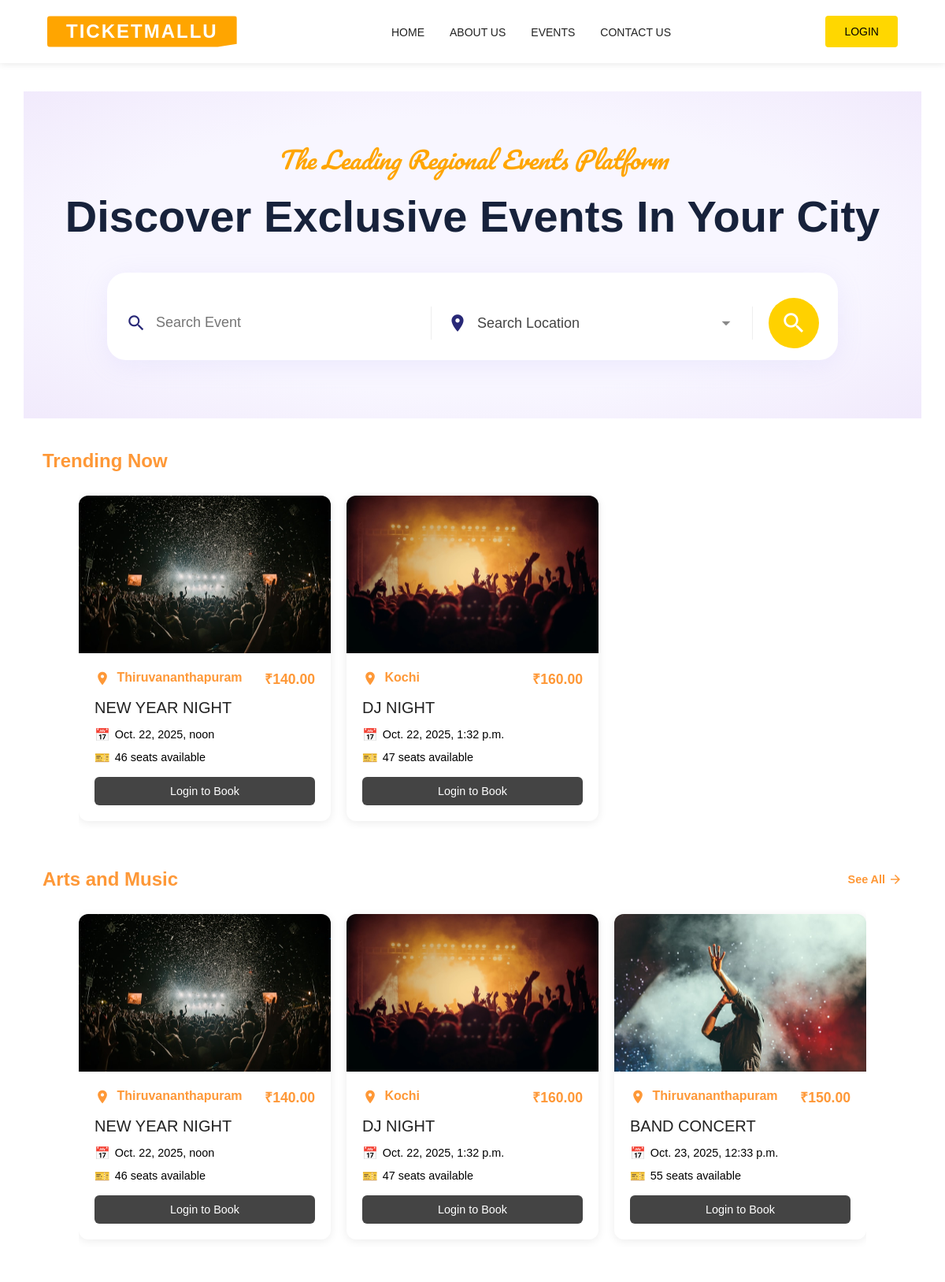
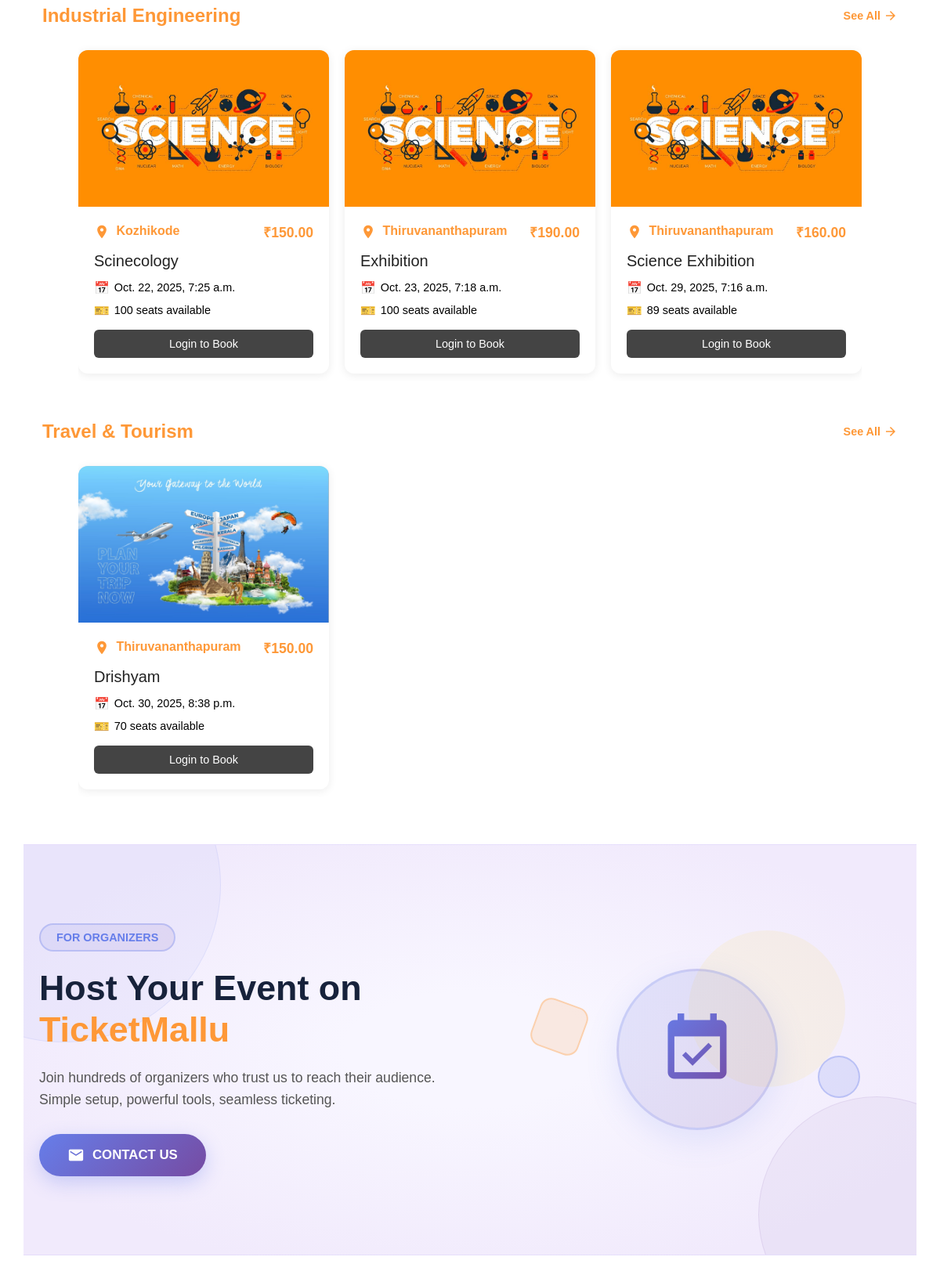
The page / (upper part) on the database its author committed (2 pictures, top to bottom).
### myapp/models.py (models this page shows, shortened)
class Event(models.Model):
    CATEGORY_CHOICES = [
        ('music', 'Arts and Music'),
        ('industrial', 'Industrial Engineering'),
        ('health', 'Health & Wellness'),
        ('education', 'Education & Training'),
        ('travel', 'Travel & Tourism'),
        ('sports', 'Sports & Travel'),
    ]
    title = models.CharField(max_length=255)
    date = models.DateTimeField()
    location = models.CharField(max_length=255)
    total_seats = models.PositiveIntegerField()
    available_seats = models.PositiveIntegerField()
    price = models.DecimalField(max_digits=10, decimal_places=2, default=0)
    category = models.CharField(max_length=50, choices=CATEGORY_CHOICES, default='music')  # ✅ ADD THIS
    image = models.ImageField(upload_to='event_images/', blank=True, null=True)

### myapp/views.py (the view)
# urls.py: path('', views.EventListView.as_view(), name='event-list'),
class EventListView(APIView):
    renderer_classes = [TemplateHTMLRenderer]
    template_name = 'event_list.html'
    def get(self, request):
        query = request.GET.get('q', '')
        date_filter = request.GET.get('date', '')
        location_filter = request.GET.get('location', '')
        events = Event.objects.all().order_by('date')
        if query:
            events = events.filter(Q(title__icontains=query) | Q(location__icontains=query))
        if date_filter:
            events = events.filter(date__date=date_filter)
        if location_filter:
            events = events.filter(location__iexact=location_filter)
        for event in events:
            booked_count = Seat.objects.filter(booking__event=event).count()
            event.available_seats = event.total_seats - booked_count
        MINIMUM_BOOKINGS = 5  # BOOKING LOGIC 1 -- WORING MODE , mimum to percentage ratio used here
        MINIMUM_BOOKING_PERCENTAGE = 20
        all_events_with_bookings = Event.objects.annotate(
            booking_count=Count('booking')
        ).filter(booking_count__gte=MINIMUM_BOOKINGS)
        if location_filter:
            all_events_with_bookings = all_events_with_bookings.filter(location__iexact=location_filter)
        trending_events = []
        for event in all_events_with_bookings:
            booked_count = Seat.objects.filter(booking__event=event).count()
            available = event.total_seats - booked_count
            booking_percentage = (booked_count / event.total_seats) * 100
            if available > 0 and booking_percentage >= MINIMUM_BOOKING_PERCENTAGE:
                event.available_seats = available
                event.booking_count = booked_count
                event.booking_percentage = booking_percentage
                trending_events.append(event)
        trending_events = sorted(
            trending_events,
            key=lambda e: (e.booking_percentage, e.booking_count),
            reverse=True
        )[:6]
        categorized_events = {}
        for choice_value, choice_label in Event.CATEGORY_CHOICES:
            category_events = events.filter(category=choice_value)
            if category_events.exists():  # Only show categories that have events
                categorized_events[choice_label] = category_events
        return Response({
            'categorized_events': categorized_events,
            'trending_events': trending_events,
            'query': query,
            'date_filter': date_filter
        })

### myapp/templates/event_list.html (shortened to what this page needs)
<!DOCTYPE html>
<html lang="en">
<head>
</head>
<body>
  <header>
    <nav>
      <div style="display:flex;align-items:center;gap:12px;">
        <span class="logo" style="font-family:sans-serif;font-weight:900;font-size:24px;letter-spacing:2px;line-height:0.8;text-transform:uppercase;color:#fff;background:linear-gradient(90deg,orange,orange);padding:10px 24px;clip-path:polygon(0 0,100% 0,100% 90%,90% 100%,0 100%);">TicketMallu</span>
      </div>
      <div class="nav-menu" id="navMenu">
        <ul>
          <li><a href="{% url 'event-list' %}" style="font-family: 'Poppins', sans-serif; font-weight: 500;">HOME</a></li>
          <li><a href="#about-us" style="font-family: 'Poppins', sans-serif; font-weight: 400;">ABOUT US</a></li>
          <li><a href="#events" style="font-family: 'Poppins', sans-serif; font-weight: 400;">EVENTS</a></li>
          <li><a href="#" style="font-family: 'Poppins', sans-serif; font-weight: 400;">CONTACT US</a></li>
        </ul>
      </div>
      <div class="nav-actions" id="navActions">
        {% if user.is_authenticated %}
          {% if user.is_superuser %}
            <a href="{% url 'event-create' %}" class="cta-btn"  style=" background: #ffd700; color: black; font-family: 'Poppins', sans-serif; font-weight: 500;">CREATE&nbsp;EVENT</a>
          {% endif %}
          {% if not user.is_superuser %}
            <a href="{% url 'booking-list' %}" class="cta-btn" style="background:#ffd700; color: black; font-family: 'Poppins', sans-serif; font-weight: 500;">MY BOOKINGS</a>
          {% endif %}
          <a href="{% url 'login' %}" class="cta-btn" style="background:#ffd700; color: black; font-family: 'Poppins', sans-serif; font-weight: 500;">LOGOUT</a>
        {% else %}
          <a href="{% url 'login' %}" class="cta-btn" style="background:#ffd700; color: black; font-family: 'Poppins', sans-serif; font-weight: 500;">LOGIN</a>
        {% endif %}
      </div>
    </nav>
  </header>
  <section class="hero">
    <div class="subtitle" style="font-family: 'Pacifico', cursive; font-weight: 500; font-size: 30px;">The Leading Regional Events Platform</div>
    <h1  style="font-family: 'Poppins', sans-serif;">Discover Exclusive Events In Your City</h1>
    <form method="get" class="modern-search-container">
      <div class="search-item">
        <span class="material-icons" >search</span>
        <input type="text" name="q" placeholder="Search Event" value="{{ query }}">
      </div>
      <div class="search-item">
        <span class="material-icons">location_on</span>
        <select name="location">
          <option value=""  style="font-family: 'Poppins', sans-serif;">Search Location</option>
        </select>
        <span class="material-icons" style="color:#888;">arrow_drop_down</span>
      </div>
      <button type="submit" class="search-button">
        <span class="material-icons">search</span>
      </button>
    </form>
  </section>
  <section id="trending" style="margin-top: 40px;">
    {% if trending_events %}
      <div class="category-section">
        <div class="category-header">
          <h2 class="category-title">Trending Now</h2>
        </div>
        <div class="carousel-wrapper">
          <div class="events-carousel" id="carousel-trending">
            {% for event in trending_events %}
              <div class="event-card">
                {% if event.image %}
                  <div class="event-card-image">
                    <img src="{{ event.image.url }}" alt="{{ event.title }}">
                  </div>
                {% else %}
                  <div class="event-card-image" style="background: linear-gradient(135deg, #fe9837 0%, #e67f1c 100%); display: flex; align-items: center; justify-content: center; color: white; font-size: 3em;">
                    🎫
                  </div>
                {% endif %}
                <div class="event-card-content">
                  <div style="display:flex; justify-content:space-between; align-items:center; margin-bottom:12px;">
                    <h4 style="margin:0; flex:1; font-family: 'Poppins', sans-serif; font-weight: 600; color:#fe9837;">
                      <span class="material-icons" style="font-size: 20px; vertical-align: middle; margin-right: 4px;">location_on</span>
                      {{ event.location }}
                    </h4>
                    <div style="font-size:1.1em; font-weight:600; color:#fe9837; white-space:nowrap; margin-left:10px;">₹{{ event.price }}</div>
                  </div>
                  <h3 style="font-family: 'Poppins', sans-serif; font-weight: 400;"> {{ event.title }}</h3>
                  <div class="event-date" style="font-family: 'Poppins', sans-serif; font-weight: 500; color: black;">{{ event.date }}</div>
                  <div class="event-seats" style="font-family: 'Poppins', sans-serif; font-weight: 500; color: black;">{{ event.available_seats }} seats available</div>
                  <div class="actions">
                    {% if user.is_authenticated and not user.is_superuser %}
                      <a href="{% url 'seat-selector' event.id %}" style="font-family: 'Poppins', sans-serif; font-weight: 500;">Book Seats</a>
                    {% elif not user.is_authenticated %}
                      <a href="{% url 'login' %}" style="background:#444; font-family: 'Poppins', sans-serif; font-weight: 500; color: white;">Login to Book</a>
                    {% endif %}
                  </div>
                </div>
              </div>
            {% endfor %}
          </div>
        </div>
      </div>
    {% endif %}
  </section>
  <section id="events">
    {% for category_name, events in categorized_events.items %}
      <div class="category-section">
        <div class="category-header">
          <h2 class="category-title">{{ category_name }}</h2>
          <a href="?category={{ category_name }}" class="see-all-link">
            See All
            <span class="material-icons" style="font-size: 18px;">arrow_forward</span>
          </a>
        </div>
        <div class="carousel-wrapper">
          <div class="events-carousel" id="carousel-{{ category_name|slugify }}">
            {% for event in events %}
              <div class="event-card">
                {% if event.image %}
                  <div class="event-card-image">
                    <img src="{{ event.image.url }}" alt="{{ event.title }}">
                  </div>
                {% else %}
                  <div class="event-card-image" style="background: linear-gradient(135deg, #fe9837 0%, #e67f1c 100%); display: flex; align-items: center; justify-content: center; color: white; font-size: 3em;">
                    🎫
                  </div>
                {% endif %}
                <div class="event-card-content">
                  <div style="display:flex; justify-content:space-between; align-items:center; margin-bottom:12px;">
                    <h4 style="margin:0; flex:1; font-family: 'Poppins', sans-serif; font-weight: 600; color:#fe9837;">
                      <span class="material-icons" style="font-size: 20px; vertical-align: middle; margin-right: 4px;">location_on</span>
                      {{ event.location }}
                    </h4>
                    <div style="font-size:1.1em; font-weight:600; color:#fe9837; white-space:nowrap; margin-left:10px;">₹{{ event.price }}</div>
                  </div>
                  <h3 style="font-family: 'Poppins', sans-serif; font-weight: 400;"> {{ event.title }}</h3>
                  <div class="event-date" style="font-family: 'Poppins', sans-serif; font-weight: 500; color: black;">{{ event.date }}</div>
                  <div class="event-seats" style="font-family: 'Poppins', sans-serif; font-weight: 500; color: black;">{{ event.available_seats }} seats available</div>
                  <div class="actions">
                    {% if user.is_authenticated and not user.is_superuser %}
                      <a href="{% url 'seat-selector' event.id %}" style="font-family: 'Poppins', sans-serif; font-weight: 500;">Book Seats</a>
                    {% elif not user.is_authenticated %}
                      <a href="{% url 'login' %}" style="background:#444; font-family: 'Poppins', sans-serif; font-weight: 500; color: white;">Login to Book</a>
                    {% endif %}
                  </div>
                </div>
              </div>
            {% endfor %}
          </div>
        </div>
      </div>
    {% empty %}
      <p style="text-align: center; color: #666; font-size: 1.1em; padding: 40px 0;">No events found.</p>
    {% endfor %}
  </section>
  <section style="background: radial-gradient(ellipse at center, #f8f6ff 20%, #f1eafc 80%); padding:100px 20px; margin-top:60px; position:relative; overflow:hidden; border-top:1px solid rgba(180, 168, 245, 0.2); border-bottom:1px solid rgba(180, 168, 245, 0.2);">
    <div style="position:absolute; width:400px; height:400px; background:rgba(102, 126, 234, 0.05); border-radius:50%; top:-150px; left:-150px; border:1px solid rgba(102, 126, 234, 0.1);"></div>
    <div style="position:absolute; width:300px; height:300px; background:rgba(118, 75, 162, 0.05); border-radius:50%; bottom:-100px; right:-100px; border:1px solid rgba(118, 75, 162, 0.1);"></div>
    <div style="position:absolute; width:200px; height:200px; background:rgba(255, 215, 0, 0.08); border-radius:50%; top:40%; right:8%; transform:translateY(-50%);"></div>
    <div style="max-width:1100px; margin:auto; display:flex; align-items:center; gap:60px; position:relative; z-index:2; flex-wrap:wrap;">
      <div style="flex:1; min-width:300px; text-align:left;">
        <div style="display:inline-block; background:linear-gradient(135deg, rgba(102, 126, 234, 0.1) 0%, rgba(118, 75, 162, 0.1) 100%); color:#667eea; border:2px solid rgba(102, 126, 234, 0.3); padding:8px 20px; border-radius:50px; font-size:0.9em; font-weight:600; margin-bottom:20px; font-family:'Poppins', sans-serif;">FOR ORGANIZERS</div>
        <h2 style="font-size:2.8em; color:#17223b; margin:0
0 20px 0; font-weight:700; line-height:1.2; font-family:'Poppins', sans-serif;">Host Your Event on <span style="color:#fe9837;">TicketMallu</span></h2>
        <p style="font-size:1.1em; color:#555; margin-bottom:30px; line-height:1.6; font-family:'Poppins', sans-serif;">Join hundreds of organizers who trust us to reach their audience. Simple setup, powerful tools, seamless ticketing.</p>
        <a href="#contact-us" style="display:inline-flex; align-items:center; gap:10px; background:linear-gradient(135deg, #667eea 0%, #764ba2 100%); color:#fff; padding:16px 36px; border-radius:50px; text-decoration:none; font-weight:600; font-size:1.05em; transition:all 0.3s ease; box-shadow:0 8px 24px rgba(102, 126, 234, 0.3); font-family:'Poppins', sans-serif;">
          <span class="material-icons" style="font-size:22px;">mail</span>
          CONTACT US
        </a>
      </div>
      <div style="flex:1; min-width:300px; text-align:center; position:relative;">
        <div style="width:200px; height:200px; margin:0 auto; background:linear-gradient(135deg, rgba(102, 126, 234, 0.15) 0%, rgba(118, 75, 162, 0.15) 100%); border-radius:50%; display:flex; align-items:center; justify-content:center; border:3px solid rgba(102, 126, 234, 0.2); box-shadow:0 12px 40px rgba(102, 126, 234, 0.15);">
          <span class="material-icons" style="font-size:100px; background:linear-gradient(135deg, #667eea 0%, #764ba2 100%); -webkit-background-clip:text; -webkit-text-fill-color:transparent; background-clip:text;">event_available</span>
        </div>
        <div style="position:absolute; top:20%; left:10%; width:60px; height:60px; background:rgba(254, 152, 55, 0.15); border:2px solid rgba(254, 152, 55, 0.3); border-radius:15px; transform:rotate(20deg); animation:float 3s ease-in-out infinite;"></div>
        <div style="position:absolute; bottom:20%; right:10%; width:50px; height:50px; background:rgba(102, 126, 234, 0.15); border:2px solid rgba(102, 126, 234, 0.3); border-radius:50%; animation:float 4s ease-in-out infinite;"></div>
      </div>
    </div>
  </section>
</body>
</html>

### rows shown on the page
Event: image (picture), location "Thiruvananthapuram", price "140.00", title "NEW YEAR NIGHT", date "Oct. 22, 2025, noon", available_seats "46"
Event: image (picture), location "Kochi", price "160.00", title "DJ NIGHT", date "Oct. 22, 2025, 1:32 p.m.", available_seats "47"
Event: image (picture), location "Thiruvananthapuram", price "150.00", title "BAND CONCERT", date "Oct. 23, 2025, 12:33 p.m.", available_seats "55"
Event: image (picture), location "Kozhikode", price "150.00", title "Scinecology", date "Oct. 22, 2025, 7:25 a.m.", available_seats "100"
Event: image (picture), location "Thiruvananthapuram", price "190.00", title "Exhibition", date "Oct. 23, 2025, 7:18 a.m.", available_seats "100"
Event: image (picture), location "Thiruvananthapuram", price "160.00", title "Science Exhibition", date "Oct. 29, 2025, 7:16 a.m.", available_seats "89"
Event: image (picture), location "Thiruvananthapuram", price "150.00", title "Drishyam", date "Oct. 30, 2025, 8:38 p.m.", available_seats "70"

### other values the page prints
{{ category_name }} "Arts and Music" "Industrial Engineering" "Travel & Tourism"
